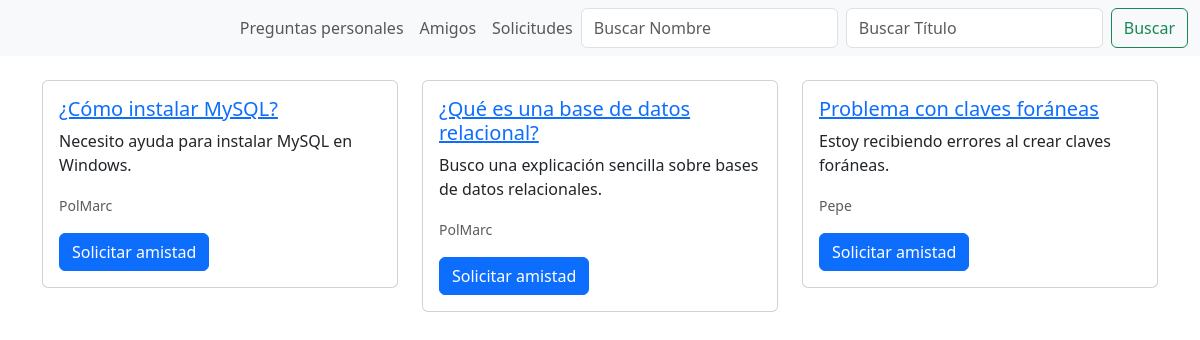
Screenshot of /pagina_principal.php (signed in) with the database file from the repository.
### tables this page shows
CREATE TABLE IF NOT EXISTS `pregunta` (
  `id_pregunta` int NOT NULL AUTO_INCREMENT,
  `titulo` varchar(255) NOT NULL,
  `descripcion` text,
  `id_usuario` int DEFAULT NULL,
  PRIMARY KEY (`id_pregunta`),
  KEY `id_usuario2_fk_idx` (`id_usuario`)
);

CREATE TABLE IF NOT EXISTS `usuario` (
  `id_usuario` int NOT NULL AUTO_INCREMENT,
  `username` varchar(255) NOT NULL,
  `nombre` varchar(255) DEFAULT NULL,
  `apellidos` varchar(255) DEFAULT NULL,
  `correo` varchar(255) NOT NULL,
  `contraseña` varchar(255) NOT NULL,
  `id_rol` int DEFAULT NULL,
  PRIMARY KEY (`id_usuario`),
  KEY `id_rol_fk_idx` (`id_rol`)
);

### pagina_principal.php (the view, shortened to what this page needs)
<?php
    include_once("./conexion.php");
    if (!isset($_SESSION['loggedin']) && !isset($_SESSION['id_usuario'])) {
        header('Location: ' . './login/login.php');
        exit();
    } else {
        $mi_usuario = htmlspecialchars($_SESSION['id_usuario']);
        $buscar_nombre = isset($_GET['buscarNombre']) ? htmlspecialchars($_GET['buscarNombre']) : '';
        $buscar_titulo = isset($_GET['buscarTitulo']) ? htmlspecialchars($_GET['buscarTitulo']) : '';
        $paginas = isset($_GET['pagina']) ? htmlspecialchars($_GET['pagina']) : 'default';
        $parametros = [];
        switch ($paginas) {
            default:
                $sqlPreguntas = "SELECT pregunta.id_pregunta, pregunta.titulo, pregunta.descripcion, pregunta.id_usuario,
                usuario.id_usuario, usuario.username, usuario.nombre,
                amigo.emisor AS amigo1, amigo.receptor AS amigo2, amigo.estado
                FROM pregunta
                INNER JOIN usuario ON usuario.id_usuario = pregunta.id_usuario
                LEFT JOIN amigo ON (amigo.emisor = usuario.id_usuario OR amigo.receptor = usuario.id_usuario) AND (amigo.emisor = :id_usuario OR amigo.receptor = :id_usuario)
                WHERE pregunta.id_usuario != :id_usuario";
                $parametros[':id_usuario'] = $mi_usuario;
                break;
        }
        $stmtPreguntas = $conn->prepare($sqlPreguntas);
        if ($parametros) {
            foreach ($parametros as $identificador => $valor) {
                $stmtPreguntas->bindParam($identificador, $valor);
            }
        }
        $stmtPreguntas->execute();
        $resultado = $stmtPreguntas->fetchAll(PDO::FETCH_ASSOC);
    }
?>
<!DOCTYPE html>
<html lang="es">
<head>
    <link href="https://cdn.jsdelivr.net/npm/bootstrap@5.3.0-alpha1/dist/css/bootstrap.min.css" rel="stylesheet">
</head>
<body>
    <nav class="navbar navbar-expand-lg navbar-light bg-light">
    <div class="container-fluid">
        <div class="collapse navbar-collapse" id="navbarNav">
            <ul class="navbar-nav ms-auto">
                <?php if ($paginas != 'preguntas_personales') : ?>
                    <a href="?pagina=preguntas_personales" class="nav-link">Preguntas personales</a>
                <?php else : ?>
                    <a href="?pagina=default" class="nav-link">Todas las preguntas</a>
                <?php endif; ?>
                <a href="./solicitudes_chat_y_amigos/amigos.php" class="nav-link">Amigos</a>
                <a href="./solicitudes_chat_y_amigos/solicitudes.php" class="nav-link">Solicitudes</a>
                <form class="d-flex" method="GET">
                    <input class="form-control me-2" type="search" name="buscarNombre" placeholder="Buscar Nombre" value="<?= $buscar_nombre ?>">
                    <input class="form-control me-2" type="search" name="buscarTitulo" placeholder="Buscar Título" value="<?= $buscar_titulo ?>">
                    <button class="btn btn-outline-success" type="submit">Buscar</button>
                </form>
            </ul>
        </div>
    </div>
</nav>
    <div class="container mt-4">
        <div class="row">
            <?php foreach ($resultado as $row) : ?>
                <div class="col-md-4 mb-3">
                    <div class="card">
                        <div class="card-body">
                        <a href="./respuestas.php?pregunta=<?php echo urlencode($row['id_pregunta']); ?>">
    <h5 class="card-title"><?= htmlspecialchars($row['titulo']); ?></h5>
</a>                            <p class="card-text"><?= htmlspecialchars($row['descripcion']); ?></p>
                            <p class="card-text">
                                <small class="text-muted"><?= htmlspecialchars($row['nombre']); ?></small>
                            </p>
                            <form method="POST">
                                <?php if ($row['estado'] == 'solicitado') : ?>
                                    <button type="submit" name="Cancelar" class="btn btn-danger">Cancelar solicitud</button>
                                <?php elseif ($row['estado'] == 'aceptado') : ?>
                                    <button type="submit" name="Chat" class="btn btn-success">Iniciar chat</button>
                                <?php else : ?>
                                    <button type="submit" name="Solicitar" class="btn btn-primary">Solicitar amistad</button>
                                <?php endif; ?>
                            </form>
                        </div>
                    </div>
                </div>
            <?php endforeach; ?>
        </div>
    </div>
</body>
</html>

### rows the page displays
pregunta: titulo "¿Cómo instalar MySQL?", descripcion "Necesito ayuda para instalar MySQL en Windows.", id_usuario.nombre "PolMarc"
pregunta: titulo "¿Qué es una base de datos relacional?", descripcion "Busco una explicación sencilla sobre bases de datos relacionales.", id_usuario.nombre "PolMarc"
pregunta: titulo "Problema con claves foráneas", descripcion "Estoy recibiendo errores al crear claves foráneas.", id_usuario.nombre "Pepe"
